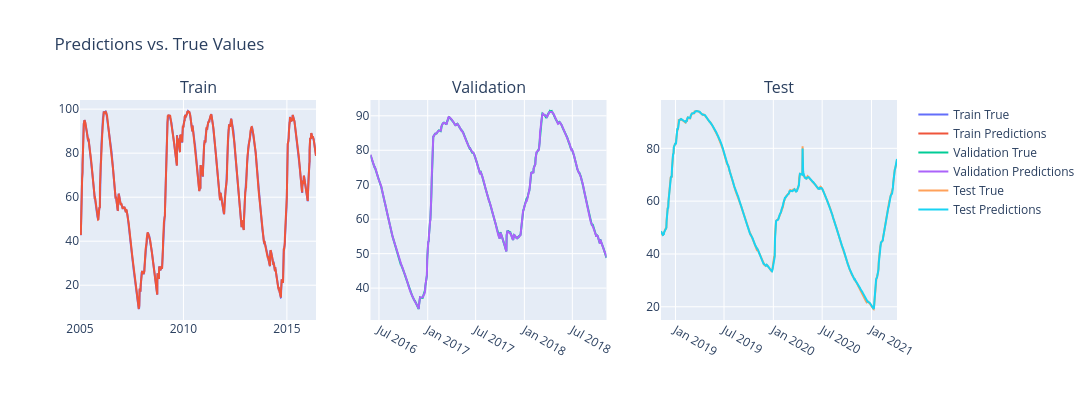

Notebook source saved alongside this figure:
### Code cell
fig = make_subplots(rows=1, cols=3, subplot_titles=("Train", "Validation", "Test"))

for i, (df, name) in enumerate(zip([train_pred, val_pred, test_pred], ["Train", "Validation", "Test"])):
    fig.add_trace(go.Scatter(x=df.datetime, y=df[TARGET], mode="lines", name=f"{name} True"), row=1, col=i+1)
    fig.add_trace(go.Scatter(x=df.datetime, y=df["predictions"], mode="lines", name=f"{name} Predictions"), row=1, col=i+1)

fig.update_layout(height=400, width=1200, title_text="Predictions vs. True Values")
fig.show()

### Figure 1 — Plotly figure (JSON) as saved in the notebook; plotly's stock layout.template omitted (floating-point values rounded to 4 significant figures; data arrays with more than 128 entries replaced by an {"elided": "..."} marker saying what was removed)
{"data": [{"mode": "lines", "name": "Train True", "type": "scatter", "x": {"elided": "4167 str values"}, "xaxis": "x", "y": {"elided": "4167 float values"}, "yaxis": "y"}, {"mode": "lines", "name": "Train Predictions", "type": "scatter", "x": {"elided": "4167 str values"}, "xaxis": "x", "y": {"elided": "4167 float values"}, "yaxis": "y"}, {"mode": "lines", "name": "Validation True", "type": "scatter", "x": {"elided": "892 str values"}, "xaxis": "x2", "y": {"elided": "892 float values"}, "yaxis": "y2"}, {"mode": "lines", "name": "Validation Predictions", "type": "scatter", "x": {"elided": "892 str values"}, "xaxis": "x2", "y": {"elided": "892 float values"}, "yaxis": "y2"}, {"mode": "lines", "name": "Test True", "type": "scatter", "x": {"elided": "910 str values"}, "xaxis": "x3", "y": {"elided": "910 float values"}, "yaxis": "y3"}, {"mode": "lines", "name": "Test Predictions", "type": "scatter", "x": {"elided": "910 str values"}, "xaxis": "x3", "y": {"elided": "910 float values"}, "yaxis": "y3"}], "layout": {"annotations": [{"font": {"size": 16}, "showarrow": false, "text": "Train", "x": 0.1444, "xanchor": "center", "xref": "paper", "y": 1, "yanchor": "bottom", "yref": "paper"}, {"font": {"size": 16}, "showarrow": false, "text": "Validation", "x": 0.5, "xanchor": "center", "xref": "paper", "y": 1, "yanchor": "bottom", "yref": "paper"}, {"font": {"size": 16}, "showarrow": false, "text": "Test", "x": 0.8556, "xanchor": "center", "xref": "paper", "y": 1, "yanchor": "bottom", "yref": "paper"}], "height": 400, "title": {"text": "Predictions vs. True Values"}, "width": 1200, "xaxis": {"anchor": "y", "domain": [0, 0.2889]}, "xaxis2": {"anchor": "y2", "domain": [0.3556, 0.6444]}, "xaxis3": {"anchor": "y3", "domain": [0.7111, 1]}, "yaxis": {"anchor": "x", "domain": [0, 1]}, "yaxis2": {"anchor": "x2", "domain": [0, 1]}, "yaxis3": {"anchor": "x3", "domain": [0, 1]}}}
